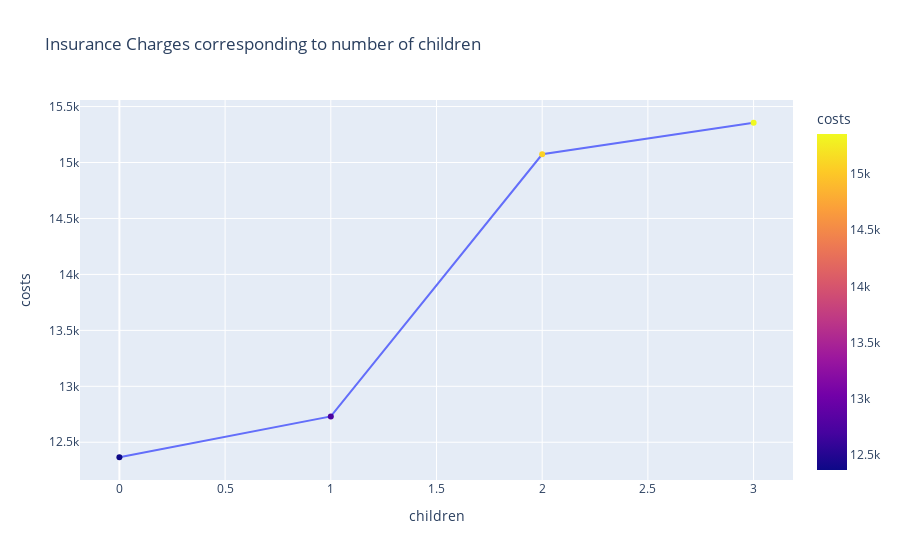

The code cell stored with this chart in its notebook:
### Code cell
fig = px.scatter(
    children_df,
    x = 'children',
    y = 'costs',
    title = 'Insurance Charges corresponding to number of children',
    color = 'costs',
).update_traces(mode='lines+markers')

fig.show()

### Figure 1 — Plotly figure (JSON) as saved in the notebook; plotly's stock layout.template omitted (floating-point values rounded to 4 significant figures)
{"data": [{"hovertemplate": "children=%{x}<br>costs=%{marker.color}<extra></extra>", "legendgroup": "", "marker": {"color": [12370.0, 12730.0, 15070.0, 15360.0], "coloraxis": "coloraxis", "symbol": "circle"}, "mode": "lines+markers", "name": "", "orientation": "v", "showlegend": false, "type": "scatter", "x": [0, 1, 2, 3], "xaxis": "x", "y": [12370.0, 12730.0, 15070.0, 15360.0], "yaxis": "y"}], "layout": {"coloraxis": {"colorbar": {"title": {"text": "costs"}}, "colorscale": [[0, "#0d0887"], [0.1111, "#46039f"], [0.2222, "#7201a8"], [0.3333, "#9c179e"], [0.4444, "#bd3786"], [0.5556, "#d8576b"], [0.6667, "#ed7953"], [0.7778, "#fb9f3a"], [0.8889, "#fdca26"], [1, "#f0f921"]]}, "legend": {"tracegroupgap": 0}, "title": {"text": "Insurance Charges corresponding to number of children"}, "xaxis": {"anchor": "y", "domain": [0, 1], "title": {"text": "children"}}, "yaxis": {"anchor": "x", "domain": [0, 1], "title": {"text": "costs"}}}}
